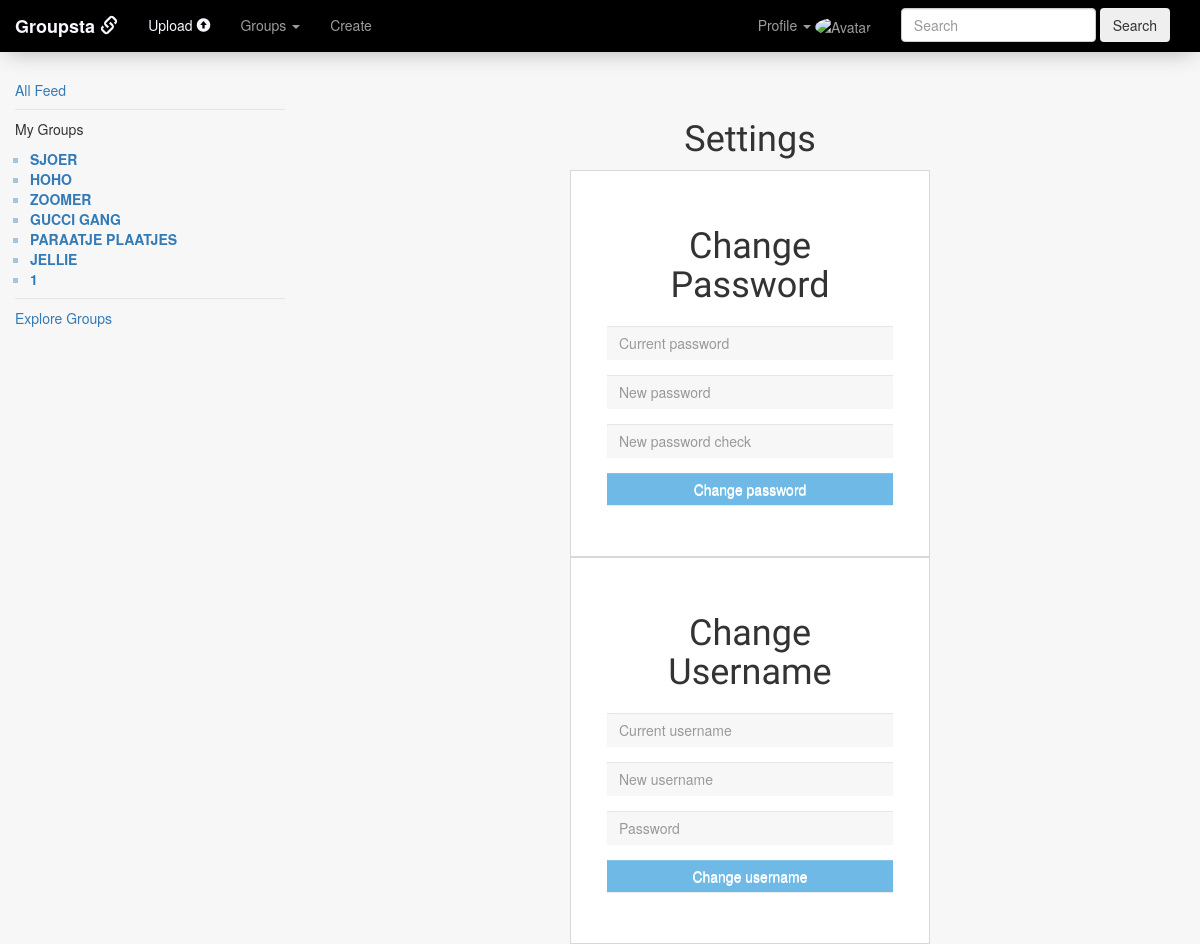
The page /settings (signed in) on the database its author committed.
### tables this page shows
CREATE TABLE 'follow' ('follow_id' INTEGER PRIMARY KEY AUTOINCREMENT NOT NULL, 'user_id' INTEGER, 'group_id' INTEGER,'username' TEXT,'groupname' TEXT, 'time' DATETIME DEFAULT CURRENT_TIMESTAMP, 'admin' INTEGER);

### application.py (the view)
@app.route("/settings", methods=["GET", "POST"])
@login_required
def settings():
    group = groups.Group(session["user_id"])
    groupfollow = group.followed()
    if request.method == "POST":
        user = users.User(session["user_id"])
        if request.form["action"] == "Change password":
            if not request.form.get("current_password"):
                return render_template("settings.html", missingcurrent = "Current password missing", groupnames = groupfollow)
            if not request.form.get("new_password"):
                return render_template("settings.html", missingnew = "New password missing", groupnames = groupfollow)
            if not request.form.get("check_password"):
                return render_template("settings.html", missingcheck = "Password check missing", groupnames = groupfollow)
            if request.form.get("new_password") != request.form.get("check_password"):
                return render_template("settings.html", nomatch = "Passwords do not match", groupnames = groupfollow)
            change_password = user.change_password(request.form.get("current_password"),
                                          request.form.get("new_password"),
                                          request.form.get("check_password"))
            if change_password == True:
                return render_template("settings.html", success= "Password changed!", groupnames = groupfollow)
            else:
                return render_template("settings.html", failure = "Current password is incorrect!", groupnames = groupfollow)
        elif request.form["action"] == "Change username":
            if not request.form.get("current_username"):
                return render_template("settings.html", missingcurrent = "Current username missing", groupnames = groupfollow)
            if not request.form.get("new_username"):
                return render_template("settings.html", missingnew2 = "New username missing", groupnames = groupfollow)
            if not request.form.get("current_password"):
                return render_template("settings.html", missingcheck2 = "Password is missing", groupnames = groupfollow)
            change_username = user.change_username(request.form.get("current_username"),
                                                   request.form.get("new_username"),
                                                   request.form.get("current_password"))
            if change_username is True:
                return render_template("settings.html", success = "Username changed!", groupnames = groupfollow)
            if change_username is False:
                return render_template("settings.html", failure2 = "Password is incorrect!", groupnames = groupfollow)
            if change_username is None:
                return render_template("settings.html", failure2 = "Username already exists!", groupnames = groupfollow)
    else:
        return render_template("settings.html", groupnames = groupfollow)

### helpers.py (called while the page is built)
def login_required(f):
    @wraps(f)
    def decorated_function(*args, **kwargs):
        if session.get("user_id") is None:
            return redirect("/login")
        return f(*args, **kwargs)
    return decorated_function

### models/groups.py (called while the page is built)
    def followed(self):
        groups = db.execute("SELECT groupname FROM follow WHERE user_id = :id",id = self.user_id)
        return groups

### templates/settings.html (shortened to what this page needs)
{% extends "layout.html" %}
{% block main %}
<body class="body_log_reg">
    <div class="main_container">
    <h1>Settings</h1>
    <div class="container_log_reg">
        <h1>Change Password</h1>
        <form action="{{ url_for('settings') }}" method="post">
            <fieldset class="log_reg">
                <div class="form-group">
                    <input autocomplete="off" autofocus class="form-control" name="current_password" placeholder="Current password" type="password"/>
                </div>
                <div class="form-group">
                    <input class="form-control" name="new_password" placeholder="New password" type="password"/>
                </div>
                <div class="form-group">
                    <input class="form-control" name="check_password" placeholder="New password check" type="password"/>
                </div>
                <div class="form-group">
                    <input type="submit" class="btn btn-default btn-block" id="log_reg_button" name="action" value="Change password">
                </div>
            </fieldset>
        </form>
    </div>
    <div class="container_log_reg">
        <h1>Change Username</h1>
        <form action="{{ url_for('settings') }}" method="post">
            <fieldset class="log_reg">
                <div class="form-group">
                    <input autocomplete="off" autofocus class="form-control" name="current_username" placeholder="Current username" type="text"/>
                </div>
                <div class="form-group">
                    <input class="form-control" name="new_username" placeholder="New username" type="TEXT"/>
                </div>
                <div class="form-group">
                    <input class="form-control" name="current_password" placeholder="Password" type="password"/>
                </div>
                <div class="form-group">
                    <input type="submit" class="btn btn-default btn-block" id="log_reg_button" name="action" value="Change username">
                </div>
            </fieldset>
        </form>
    </div>
    </div>
</body>
{% endblock %}

### templates/layout.html (shortened to what this page needs)
<!DOCTYPE html>
<html lang="en">
    <head>
        <link rel="stylesheet" href="https://maxcdn.bootstrapcdn.com/bootstrap/3.3.7/css/bootstrap.min.css">
        <link rel="stylesheet" href="https://maxcdn.bootstrapcdn.com/bootstrap/3.3.7/css/bootstrap-theme.min.css">
        <link href="{{ url_for('static', filename='style.css') }}" rel="stylesheet"/>
    </head>
    <body>
        <nav class = "navbar navbar-inverse" role = "navigation">
            <div class = "container-fluid">
            <div class= "navbar-header">
                <a class = "navbar-brand" href = "{{ url_for('index') }}"><font color="f8f8ff"><font family = "Lucida Console"><b> Groupsta <span class="glyphicon glyphicon-link"></span> </b></font></font></a>
            </div>
                <div class="collapse navbar-collapse" id="bs-example-navbar">
                    {% if session.user_id %}
                    <form action="{{ url_for('search') }}" class="navbar-form navbar-right" role="search" method=post>
                        <div class="form-group">
                            <input class="form-control" placeholder="Search" type="text" onkeyup="liveSearch(this.value)" required>
                        </div>
                        <button type="submit" class="btn">Search</button>
                    </form>
                    <ul class = "nav navbar-nav navbar-right">
                        <li class = "dropdown">
                                <a href = "#" class = "dropdown-toggle" data-toggle= "dropdown">Profile <span class="caret"></span> <img src="https://www.w3schools.com/w3images/avatar6.png" alt="Avatar" class="avatar">
                                </a>
                            </li>
                    </ul>
                    {% endif %}
                    <ul class = "nav navbar-nav navbar-left">
                        <li class = "active">
                            {% if session.user_id %}
                            <li><a href="{{ url_for('post') }}"><font color="f8f8ff">Upload <span class="glyphicon glyphicon-circle-arrow-up"></span> </font> </a></li>
                            <li class = "dropdown">
                                <a href = "#" class = "dropdown-toggle" data-toggle= "dropdown">Groups <span class="caret"></span></span>
                                </a>
                            </li>
                            <li><a href="{{ url_for('create') }}">Create</a></li>
                            {% else %}
                            <li><a href="{{ url_for('register') }}"><font color="f8f8ff">Join Groupsta</font></a></li>
                            <li><a href="{{ url_for('login') }}">Log In</a></li>
                            {% endif %}
                    </ul>
            </div>
        </div>
        </nav>
    <div class="container-fluid">
        <div class="row row-offcanvas row-offcanvas-left">
            <div class="col-xs-6 col-sm-3 sidebar-offcanvas" id="sidebar" role="navigation">
            <div class="sidebar-nav">
                <ul class="nav">
                    <div class="sidenav">
                        {% if session.user_id %}
                        <li class="active"><a href="{{ url_for('index') }}">All Feed</a></li>
                        <li class="nav-divider"></li>
                        <p>My Groups</p>
                            {% for groupname in groupnames %}
                            <ul id = "loadgroups">
                            <li><a id="sidebar_groups" href="{{ groupname.groupname }}">{{ groupname.groupname }}</a></li>
                            </ul>
                            {% endfor %}
						<li class="nav-divider"></li>
                        <li class="active"><a href="{{ url_for('followgroup') }}">Explore Groups</a></li>
                        {% endif %}
                    </ul>
                </div>
            </div>
            <main>
                <center>
                <br></br>
                {% block main %}{% endblock %}
            </main>
        </div>
    </body>
</html>

### static/style.css (style rules this page uses)
body, html, .container-fluid, .sidebar { height: 100%; min-height: 100%; margin: 0; }
body { background-color: #f7f7f7; height: 100%; }
h1 { font-family: 'Varela', sans-serif; }
.navbar { border-radius: 0; margin-top: 0vh; background-image: none; -webkit-box-shadow: none; -moz-box-shadow: none; box-shadow: none; border: none; background-color: #000; position: fixed; width: 100vw; z-index: 1000; -webkit-box-shadow: 0px 5px 23px -6px rgba(0,0,0,0.30); -moz-box-shadow: 0px 5px 23px -6px rgba(0,0,0,0.30); box-shadow: 0px 5px 23px -6px rgba(0,0,0,0.30); }
.body_log_reg { background-color: #f7f7f7; width: 100vw; }
.container_log_reg { width: 30vw; margin-left: auto; margin-right: auto; background-color: #fff; padding: 3vw; border: 1px solid #d8d8d8; }
.container_log_reg h1 { text-align: center; }
.log_reg input[type=text] { background-color: #f7f7f7; border-style: none; border-radius: 0; }
.log_reg input[type=password] { background-color: #f7f7f7; border-style: none; border-radius: 0; }
#log_reg_button { border: none; background: #6eb9e5 !important; color: #fff; border-radius: 0; }
.avatar { vertical-align: middle; width: 20px; height: 20px; border-radius: 50%; }
.col-sm-3 { height: 100vw; }
main { margin-top: 5vh; }
.main_container { margin-left: 25vw; margin-top: 5vh; }
#sidebar { position: fixed; top: 10vh; }
#sidebar_groups { text-transform: uppercase; font-weight: bold; }
#loadgroups { list-style-type:square; color: #a1c6dd; padding-left:15px; }

### rows shown on the page
follow: groupname "SJOER"
follow: groupname "HOHO"
follow: groupname "ZOOMER"
follow: groupname "GUCCI GANG"
follow: groupname "PARAATJE PLAATJES"
follow: groupname "JELLIE"
follow: groupname "1"
